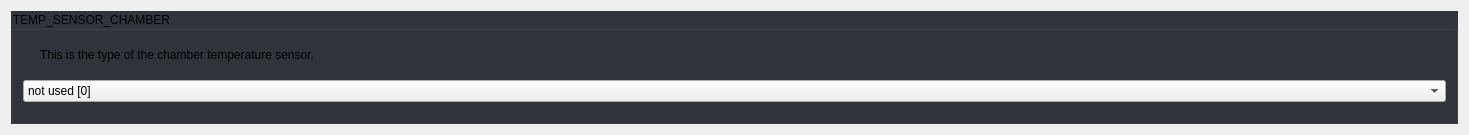
            <widget class="QWidget" name="scrollAreaWidgetContents_11">
             <property name="geometry">
              <rect>
               <x>0</x>
               <y>0</y>
               <width>1469</width>
               <height>135</height>
              </rect>
             </property>
             <property name="styleSheet">
              <string notr="true">#scrollAreaWidgetContents_11 {
	background: rgb(34, 35, 40);
}</string>
             </property>
             <layout class="QGridLayout" name="gridLayout_45">
              <property name="spacing">
               <number>10</number>
              </property>
              <item row="0" column="0">
               <widget class="QGroupBox" name="groupBox_3">
                <property name="focusPolicy">
                 <enum>Qt::StrongFocus</enum>
                </property>
                <property name="styleSheet">
                 <string notr="true">QGroupBox:!disabled {
	background: rgb(50, 52, 59);
}</string>
                </property>
                <property name="title">
                 <string>TEMP_SENSOR_CHAMBER</string>
                </property>
                <property name="checkable">
                 <bool>false</bool>
                </property>
                <property name="checked">
                 <bool>false</bool>
                </property>
                <layout class="QGridLayout" name="gridLayout_14">
                 <property name="bottomMargin">
                  <number>9</number>
                 </property>
                 <property name="spacing">
                  <number>10</number>
                 </property>
                 <item row="0" column="0">
                  <widget class="QLabel" name="label_18">
                   <property name="sizePolicy">
                    <sizepolicy hsizetype="Fixed" vsizetype="Fixed">
                     <horstretch>0</horstretch>
                     <verstretch>0</verstretch>
                    </sizepolicy>
                   </property>
                   <property name="text">
                    <string/>
                   </property>
                   <property name="pixmap">
                    <pixmap resource="../resources/resources.qrc">:/info_FILL0_wght100_GRAD0_opsz20.svg</pixmap>
                   </property>
                  </widget>
                 </item>
                 <item row="0" column="1">
                  <widget class="QLabel" name="label_19">
                   <property name="text">
                    <string>This is the type of the chamber temperature sensor.</string>
                   </property>
                   <property name="wordWrap">
                    <bool>true</bool>
                   </property>
                  </widget>
                 </item>
                 <item row="1" column="0" colspan="2">
                  <widget class="Dropdown" name="uTempSensorChamberDropdown">
                   <property name="currentIndex">
                    <number>53</number>
                   </property>
                   <item>
                    <property name="text">
                     <string>MAX31865 with Pt100/Pt1000, 2, 3, or 4-wire (only for sensors 0-1) [-5]</string>
                    </property>
                   </item>
                   <item>
                    <property name="text">
                     <string>MAX31855 with Thermocouple, -200°C to +700°C (only for sensors 0-1) [-3]</string>
                    </property>
                   </item>
                   <item>
                    <property name="text">
                     <string>MAX6675 with Thermocouple, 0°C to +700°C (only for sensors 0-1) [-2]</string>
                    </property>
                   </item>
                   <item>
                    <property name="text">
                     <string>AD8495 with Thermocouple [-4]</string>
                    </property>
                   </item>
                   <item>
                    <property name="text">
                     <string>AD595 with Thermocouple [-1]</string>
                    </property>
                   </item>
                   <item>
                    <property name="text">
                     <string>100kΩ EPCOS - Best choice for EPCOS thermistors [1]</string>
                    </property>
                   </item>
                   <item>
                    <property name="text">
                     <string>100kΩ Same as #1, but 3.3V scaled for MEGA [331]</string>
                    </property>
                   </item>
                   <item>
                    <property name="text">
                     <string>100kΩ Same as #1, but 3.3V scaled for DUE [332]</string>
                    </property>
                   </item>
                   <item>
                    <property name="text">
                     <string>200kΩ ATC Semitec 204GT-2 [2]</string>
                    </property>
                   </item>
                   <item>
                    <property name="text">
                     <string>200kΩ Copymaster 3D [202]</string>
                    </property>
                   </item>
                   <item>
                    <property name="text">
                     <string>???Ω Mendel-parts thermistor [3]</string>
                    </property>
                   </item>
                   <item>
                    <property name="text">
                     <string>10kΩ Generic Thermistor !! DO NOT use for a hotend - it gives bad resolution at high temp. !! [4]</string>
                    </property>
                   </item>
                   <item>
                    <property name="text">
                     <string>100kΩ ATC Semitec 104GT-2/104NT-4-R025H42G - Used in ParCan, J-Head, and E3D, SliceEngineering 300°C [5]</string>
                    </property>
                   </item>
                   <item>
                    <property name="text">
                     <string>100kΩ Zonestar - Tronxy X3A [501]</string>
                    </property>
                   </item>
                   <item>
                    <property name="text">
                     <string>100kΩ Zonestar - used by hot bed in Zonestar Průša P802M [502]</string>
                    </property>
                   </item>
                   <item>
                    <property name="text">
                     <string>100kΩ Zonestar (Z8XM2) Heated Bed thermistor [503]</string>
                    </property>
                   </item>
                   <item>
                    <property name="text">
                     <string>100kΩ Zonestar P802QR2 (Part# QWG-104F-B3950) Hotend Thermistor [504]</string>
                    </property>
                   </item>
                   <item>
                    <property name="text">
                     <string>100kΩ Zonestar P802QR2 (Part# QWG-104F-3950) Bed Thermistor [505]</string>
                    </property>
                   </item>
                   <item>
                    <property name="text">
                     <string>100kΩ RPW-Ultra hotend [512]</string>
                    </property>
                   </item>
                   <item>
                    <property name="text">
                     <string>100kΩ EPCOS - Not as accurate as table #1 (created using a fluke thermocouple) [6]</string>
                    </property>
                   </item>
                   <item>
                    <property name="text">
                     <string>100kΩ Honeywell 135-104LAG-J01 [7]</string>
                    </property>
                   </item>
                   <item>
                    <property name="text">
                     <string>100kΩ Honeywell 135-104LAF-J01 [71]</string>
                    </property>
                   </item>
                   <item>
                    <property name="text">
                     <string>100kΩ Vishay 0603 SMD NTCS0603E3104FXT [8]</string>
                    </property>
                   </item>
                   <item>
                    <property name="text">
                     <string>100kΩ GE Sensing AL03006-58.2K-97-G1 [9]</string>
                    </property>
                   </item>
                   <item>
                    <property name="text">
                     <string>100kΩ RS PRO 198-961 [10]</string>
                    </property>
                   </item>
                   <item>
                    <property name="text">
                     <string>100kΩ Keenovo AC silicone mats, most Wanhao i3 machines - beta 3950, 1% [11]</string>
                    </property>
                   </item>
                   <item>
                    <property name="text">
                     <string>100kΩ Vishay 0603 SMD NTCS0603E3104FXT (#8) - calibrated for Makibox hot bed [12]</string>
                    </property>
                   </item>
                   <item>
                    <property name="text">
                     <string>100kΩ Hisens up to 300°C - for &quot;Simple ONE&quot; &amp; &quot;All In ONE&quot; hotend - beta 3950, 1% [13]</string>
                    </property>
                   </item>
                   <item>
                    <property name="text">
                     <string>100kΩ Calibrated for JGAurora A5 hotend [15]</string>
                    </property>
                   </item>
                   <item>
                    <property name="text">
                     <string>200kΩ ATC Semitec 204GT-2 Dagoma.Fr - MKS_Base_DKU001327 [18]</string>
                    </property>
                   </item>
                   <item>
                    <property name="text">
                     <string>100kΩ GTM32 Pro vB - hotend - 4.7kΩ pullup to 3.3V and 220Ω to analog input [22]</string>
                    </property>
                   </item>
                   <item>
                    <property name="text">
                     <string>100kΩ GTM32 Pro vB - bed - 4.7kΩ pullup to 3.3v and 220Ω to analog input [23]</string>
                    </property>
                   </item>
                   <item>
                    <property name="text">
                     <string>100kΩ Kis3d Silicone heating mat 200W/300W with 6mm precision cast plate (EN AW 5083) NTC100K - beta 3950 [30]</string>
                    </property>
                   </item>
                   <item>
                    <property name="text">
                     <string>100kΩ Maker's Tool Works Kapton Bed Thermistor - beta 3950 [60]</string>
                    </property>
                   </item>
                   <item>
                    <property name="text">
                     <string>100kΩ Formbot/Vivedino 350°C Thermistor - beta 3950 [61]</string>
                    </property>
                   </item>
                   <item>
                    <property name="text">
                     <string>4.7MΩ Dyze Design / Trianglelab T-D500 500°C High Temperature Thermistor [66]</string>
                    </property>
                   </item>
                   <item>
                    <property name="text">
                     <string>500kΩ SliceEngineering 450°C Thermistor [67]</string>
                    </property>
                   </item>
                   <item>
                    <property name="text">
                     <string>PT100 amplifier board from Dyze Design [68]</string>
                    </property>
                   </item>
                   <item>
                    <property name="text">
                     <string>100kΩ bq Hephestos 2 [70]</string>
                    </property>
                   </item>
                   <item>
                    <property name="text">
                     <string>100kΩ Generic Silicon Heat Pad with NTC100K MGB18-104F39050L32 [75]</string>
                    </property>
                   </item>
                   <item>
                    <property name="text">
                     <string>100kΩ Ultimachine Rambo TDK NTCG104LH104KT1 NTC100K motherboard Thermistor [2000]</string>
                    </property>
                   </item>
                   <item>
                    <property name="text">
                     <string>100kΩ EPCOS (1kΩ pullup) [51]</string>
                    </property>
                   </item>
                   <item>
                    <property name="text">
                     <string>200kΩ ATC Semitec 204GT-2 (1kΩ pullup) [52]</string>
                    </property>
                   </item>
                   <item>
                    <property name="text">
                     <string>100kΩ ATC Semitec 104GT-2 - Used in ParCan &amp; J-Head (1kΩ pullup) [55]</string>
                    </property>
                   </item>
                   <item>
                    <property name="text">
                     <string>100kΩ Found on some Wanhao i3 machines with a 10kΩ pull-up resistor [99]</string>
                    </property>
                   </item>
                   <item>
                    <property name="text">
                     <string>Pt100 with 1kΩ pullup (atypical) [110]</string>
                    </property>
                   </item>
                   <item>
                    <property name="text">
                     <string>Pt100 with 4.7kΩ pullup [147]</string>
                    </property>
                   </item>
                   <item>
                    <property name="text">
                     <string>Pt1000 with 1kΩ pullup (atypical) [1010]</string>
                    </property>
                   </item>
                   <item>
                    <property name="text">
                     <string>Pt1000 with 2.2kΩ pullup [1022]</string>
                    </property>
                   </item>
                   <item>
                    <property name="text">
                     <string>Pt1000 with 4.7kΩ pullup (E3D) [1047]</string>
                    </property>
                   </item>
                   <item>
                    <property name="text">
                     <string>Pt100 with circuit in the Ultimainboard V2.x with mainboard ADC reference voltage = INA826 amplifier-board supply voltage. [20]</string>
                    </property>
                   </item>
                   <item>
                    <property name="text">
                     <string>Pt100 with circuit in the Ultimainboard V2.x with 3.3v ADC reference voltage (STM32, LPC176x....) and 5V INA826 amplifier board supply. [21]</string>
                    </property>
                   </item>
                   <item>
                    <property name="text">
                     <string>Pt100 with circuit in Overlord, similar to Ultimainboard V2.x [201]</string>
                    </property>
                   </item>
                   <item>
                    <property name="text">
                     <string>not used [0]</string>
                    </property>
                   </item>
                   <item>
                    <property name="text">
                     <string>Custom - Specify parameters in Configuration_adv.h [1000]</string>
                    </property>
                   </item>
                   <item>
                    <property name="text">
                     <string>Dummy Table that ALWAYS reads 25°C or the temperature defined below. [998]</string>
                    </property>
                   </item>
                   <item>
                    <property name="text">
                     <string>Dummy Table that ALWAYS reads 100°C or the temperature defined below. [999]</string>
                    </property>
                   </item>
                  </widget>
                 </item>
                </layout>
               </widget>
              </item>
             </layout>
            </widget>
